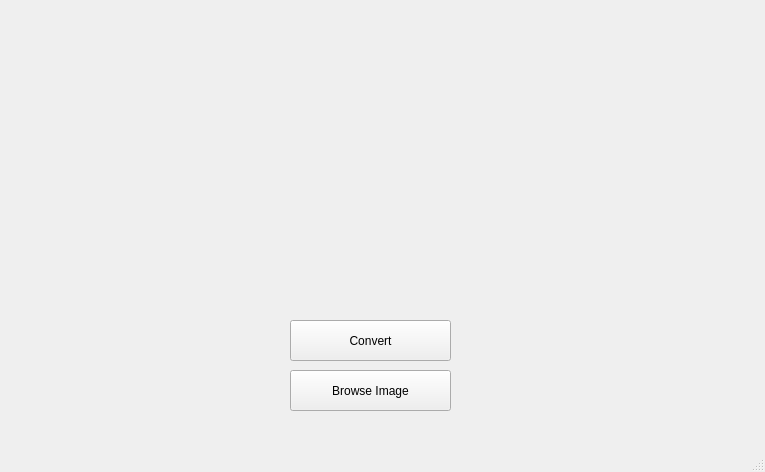
<?xml version="1.0" encoding="UTF-8"?>
<ui version="4.0">
 <class>MainWindow</class>
 <widget class="QMainWindow" name="MainWindow">
  <property name="geometry">
   <rect>
    <x>0</x>
    <y>0</y>
    <width>765</width>
    <height>472</height>
   </rect>
  </property>
  <property name="windowTitle">
   <string>Image Converter</string>
  </property>
  <widget class="QWidget" name="centralwidget">
   <widget class="QPushButton" name="browse_pushButton">
    <property name="geometry">
     <rect>
      <x>290</x>
      <y>370</y>
      <width>161</width>
      <height>41</height>
     </rect>
    </property>
    <property name="text">
     <string>Browse Image</string>
    </property>
   </widget>
   <widget class="QPushButton" name="convert_pushButton">
    <property name="geometry">
     <rect>
      <x>290</x>
      <y>320</y>
      <width>161</width>
      <height>41</height>
     </rect>
    </property>
    <property name="text">
     <string>Convert</string>
    </property>
   </widget>
   <widget class="QLabel" name="original_image">
    <property name="geometry">
     <rect>
      <x>0</x>
      <y>0</y>
      <width>371</width>
      <height>291</height>
     </rect>
    </property>
    <property name="autoFillBackground">
     <bool>false</bool>
    </property>
    <property name="text">
     <string/>
    </property>
    <property name="alignment">
     <set>Qt::AlignCenter</set>
    </property>
   </widget>
   <widget class="QLabel" name="result_image">
    <property name="geometry">
     <rect>
      <x>390</x>
      <y>0</y>
      <width>371</width>
      <height>291</height>
     </rect>
    </property>
    <property name="autoFillBackground">
     <bool>false</bool>
    </property>
    <property name="text">
     <string/>
    </property>
    <property name="alignment">
     <set>Qt::AlignCenter</set>
    </property>
   </widget>
  </widget>
  <widget class="QMenuBar" name="menubar">
   <property name="geometry">
    <rect>
     <x>0</x>
     <y>0</y>
     <width>765</width>
     <height>22</height>
    </rect>
   </property>
  </widget>
  <widget class="QStatusBar" name="statusbar"/>
 </widget>
 <resources/>
 <connections/>
</ui>
